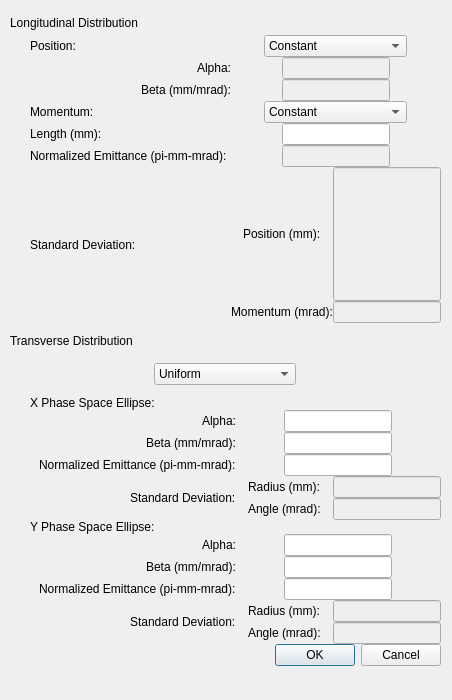
<?xml version="1.0" encoding="UTF-8"?>
<ui version="4.0">
 <class>Generate_Twiss</class>
 <widget class="QMainWindow" name="Generate_Twiss">
  <property name="geometry">
   <rect>
    <x>0</x>
    <y>0</y>
    <width>452</width>
    <height>700</height>
   </rect>
  </property>
  <property name="sizePolicy">
   <sizepolicy hsizetype="Fixed" vsizetype="Fixed">
    <horstretch>0</horstretch>
    <verstretch>0</verstretch>
   </sizepolicy>
  </property>
  <property name="windowTitle">
   <string>Generate Distribution: Enter Parameters</string>
  </property>
  <widget class="QWidget" name="centralwidget">
   <property name="sizePolicy">
    <sizepolicy hsizetype="Preferred" vsizetype="Minimum">
     <horstretch>0</horstretch>
     <verstretch>0</verstretch>
    </sizepolicy>
   </property>
   <widget class="QWidget" name="verticalLayoutWidget">
    <property name="geometry">
     <rect>
      <x>10</x>
      <y>10</y>
      <width>431</width>
      <height>656</height>
     </rect>
    </property>
    <layout class="QVBoxLayout" name="verticalLayout_3">
     <property name="spacing">
      <number>0</number>
     </property>
     <item>
      <widget class="QLabel" name="label">
       <property name="maximumSize">
        <size>
         <width>500</width>
         <height>25</height>
        </size>
       </property>
       <property name="text">
        <string>Longitudinal Distribution</string>
       </property>
      </widget>
     </item>
     <item>
      <layout class="QGridLayout" name="gridLayout">
       <property name="sizeConstraint">
        <enum>QLayout::SetMaximumSize</enum>
       </property>
       <item row="1" column="1" alignment="Qt::AlignRight">
        <widget class="QLabel" name="bl_label_7">
         <property name="text">
          <string>Alpha:</string>
         </property>
        </widget>
       </item>
       <item row="5" column="2" alignment="Qt::AlignHCenter">
        <widget class="QLineEdit" name="length"/>
       </item>
       <item row="0" column="1" alignment="Qt::AlignLeft|Qt::AlignVCenter">
        <widget class="QLabel" name="tl_label">
         <property name="text">
          <string>Position:</string>
         </property>
        </widget>
       </item>
       <item row="7" column="1" alignment="Qt::AlignLeft">
        <widget class="QLabel" name="label_2">
         <property name="text">
          <string>Normalized Emittance (pi-mm-mrad):</string>
         </property>
        </widget>
       </item>
       <item row="7" column="2" alignment="Qt::AlignHCenter">
        <widget class="QLineEdit" name="ze">
         <property name="enabled">
          <bool>false</bool>
         </property>
        </widget>
       </item>
       <item row="1" column="2" alignment="Qt::AlignHCenter">
        <widget class="QLineEdit" name="zpa">
         <property name="enabled">
          <bool>false</bool>
         </property>
        </widget>
       </item>
       <item row="3" column="1" alignment="Qt::AlignLeft">
        <widget class="QLabel" name="tr_label">
         <property name="text">
          <string>Momentum:</string>
         </property>
        </widget>
       </item>
       <item row="5" column="1" alignment="Qt::AlignLeft">
        <widget class="QLabel" name="bl_label">
         <property name="text">
          <string>Length (mm):</string>
         </property>
        </widget>
       </item>
       <item row="8" column="1" alignment="Qt::AlignLeft|Qt::AlignVCenter">
        <widget class="QLabel" name="label_3">
         <property name="text">
          <string>Standard Deviation:</string>
         </property>
        </widget>
       </item>
       <item row="0" column="2" alignment="Qt::AlignHCenter">
        <widget class="QComboBox" name="zpos">
         <property name="minimumSize">
          <size>
           <width>142</width>
           <height>0</height>
          </size>
         </property>
         <property name="maximumSize">
          <size>
           <width>176</width>
           <height>16777215</height>
          </size>
         </property>
         <item>
          <property name="text">
           <string>Constant</string>
          </property>
         </item>
         <item>
          <property name="text">
           <string>Uniform along length</string>
          </property>
         </item>
         <item>
          <property name="text">
           <string>Uniform on ellipse</string>
          </property>
         </item>
         <item>
          <property name="text">
           <string>Gaussian on ellipse</string>
          </property>
         </item>
         <item>
          <property name="text">
           <string>Waterbag</string>
          </property>
         </item>
         <item>
          <property name="text">
           <string>Parabolic</string>
          </property>
         </item>
        </widget>
       </item>
       <item row="3" column="2" alignment="Qt::AlignHCenter">
        <widget class="QComboBox" name="zmom">
         <property name="enabled">
          <bool>true</bool>
         </property>
         <property name="sizePolicy">
          <sizepolicy hsizetype="Preferred" vsizetype="Fixed">
           <horstretch>0</horstretch>
           <verstretch>0</verstretch>
          </sizepolicy>
         </property>
         <property name="minimumSize">
          <size>
           <width>142</width>
           <height>0</height>
          </size>
         </property>
         <property name="maximumSize">
          <size>
           <width>176</width>
           <height>16777215</height>
          </size>
         </property>
         <item>
          <property name="text">
           <string>Constant</string>
          </property>
         </item>
         <item>
          <property name="text">
           <string>Uniform along length</string>
          </property>
         </item>
         <item>
          <property name="text">
           <string>Uniform on ellipse</string>
          </property>
         </item>
         <item>
          <property name="text">
           <string>Gaussian on ellipse</string>
          </property>
         </item>
        </widget>
       </item>
       <item row="2" column="1" alignment="Qt::AlignRight">
        <widget class="QLabel" name="bl_label_8">
         <property name="text">
          <string>Beta (mm/mrad):</string>
         </property>
        </widget>
       </item>
       <item row="2" column="2" alignment="Qt::AlignHCenter">
        <widget class="QLineEdit" name="zpb">
         <property name="enabled">
          <bool>false</bool>
         </property>
        </widget>
       </item>
       <item row="2" column="0">
        <spacer name="horizontalSpacer">
         <property name="orientation">
          <enum>Qt::Horizontal</enum>
         </property>
         <property name="sizeType">
          <enum>QSizePolicy::Fixed</enum>
         </property>
         <property name="sizeHint" stdset="0">
          <size>
           <width>20</width>
           <height>20</height>
          </size>
         </property>
        </spacer>
       </item>
       <item row="8" column="2">
        <layout class="QGridLayout" name="gridLayout_3">
         <item row="0" column="0" alignment="Qt::AlignHCenter">
          <widget class="QLabel" name="label_8">
           <property name="text">
            <string>Position (mm):</string>
           </property>
          </widget>
         </item>
         <item row="1" column="0" alignment="Qt::AlignHCenter">
          <widget class="QLabel" name="label_9">
           <property name="text">
            <string>Momentum (mrad):</string>
           </property>
          </widget>
         </item>
         <item row="0" column="1" alignment="Qt::AlignRight">
          <widget class="QLineEdit" name="zpstddev">
           <property name="enabled">
            <bool>false</bool>
           </property>
           <property name="minimumSize">
            <size>
             <width>100</width>
             <height>0</height>
            </size>
           </property>
           <property name="maximumSize">
            <size>
             <width>134</width>
             <height>134</height>
            </size>
           </property>
          </widget>
         </item>
         <item row="1" column="1" alignment="Qt::AlignRight">
          <widget class="QLineEdit" name="zmstddev">
           <property name="enabled">
            <bool>false</bool>
           </property>
           <property name="minimumSize">
            <size>
             <width>100</width>
             <height>0</height>
            </size>
           </property>
           <property name="maximumSize">
            <size>
             <width>134</width>
             <height>16777215</height>
            </size>
           </property>
          </widget>
         </item>
        </layout>
       </item>
      </layout>
     </item>
     <item>
      <spacer name="verticalSpacer">
       <property name="orientation">
        <enum>Qt::Vertical</enum>
       </property>
       <property name="sizeType">
        <enum>QSizePolicy::Fixed</enum>
       </property>
       <property name="sizeHint" stdset="0">
        <size>
         <width>20</width>
         <height>5</height>
        </size>
       </property>
      </spacer>
     </item>
     <item>
      <widget class="QLabel" name="label_4">
       <property name="maximumSize">
        <size>
         <width>16777215</width>
         <height>25</height>
        </size>
       </property>
       <property name="text">
        <string>Transverse Distribution</string>
       </property>
      </widget>
     </item>
     <item>
      <layout class="QVBoxLayout" name="verticalLayout_2">
       <item alignment="Qt::AlignHCenter|Qt::AlignVCenter">
        <widget class="QComboBox" name="xydist">
         <property name="minimumSize">
          <size>
           <width>142</width>
           <height>0</height>
          </size>
         </property>
         <property name="maximumSize">
          <size>
           <width>176</width>
           <height>16777215</height>
          </size>
         </property>
         <item>
          <property name="text">
           <string>Uniform</string>
          </property>
         </item>
         <item>
          <property name="text">
           <string>Gaussian</string>
          </property>
         </item>
         <item>
          <property name="text">
           <string>Waterbag</string>
          </property>
         </item>
         <item>
          <property name="text">
           <string>Parabolic</string>
          </property>
         </item>
        </widget>
       </item>
       <item>
        <layout class="QGridLayout" name="gridLayout_2">
         <property name="sizeConstraint">
          <enum>QLayout::SetMinimumSize</enum>
         </property>
         <item row="5" column="1" alignment="Qt::AlignLeft">
          <widget class="QLabel" name="tr_label_2">
           <property name="text">
            <string>Y Phase Space Ellipse:</string>
           </property>
          </widget>
         </item>
         <item row="0" column="1" alignment="Qt::AlignLeft|Qt::AlignVCenter">
          <widget class="QLabel" name="tl_label_2">
           <property name="text">
            <string>X Phase Space Ellipse:</string>
           </property>
          </widget>
         </item>
         <item row="7" column="1" alignment="Qt::AlignRight">
          <widget class="QLabel" name="bl_label_3">
           <property name="text">
            <string>Beta (mm/mrad):</string>
           </property>
          </widget>
         </item>
         <item row="8" column="1" alignment="Qt::AlignRight">
          <widget class="QLabel" name="label_5">
           <property name="text">
            <string>Normalized Emittance (pi-mm-mrad):</string>
           </property>
          </widget>
         </item>
         <item row="6" column="2" alignment="Qt::AlignHCenter">
          <widget class="QLineEdit" name="ya">
           <property name="enabled">
            <bool>true</bool>
           </property>
          </widget>
         </item>
         <item row="6" column="1" alignment="Qt::AlignRight">
          <widget class="QLabel" name="bl_label_4">
           <property name="text">
            <string>Alpha:</string>
           </property>
          </widget>
         </item>
         <item row="9" column="1" alignment="Qt::AlignRight|Qt::AlignVCenter">
          <widget class="QLabel" name="label_6">
           <property name="text">
            <string>Standard Deviation:</string>
           </property>
          </widget>
         </item>
         <item row="3" column="2" alignment="Qt::AlignHCenter">
          <widget class="QLineEdit" name="xe">
           <property name="enabled">
            <bool>true</bool>
           </property>
          </widget>
         </item>
         <item row="1" column="1" alignment="Qt::AlignRight">
          <widget class="QLabel" name="bl_label_5">
           <property name="text">
            <string>Alpha:</string>
           </property>
          </widget>
         </item>
         <item row="3" column="1" alignment="Qt::AlignRight">
          <widget class="QLabel" name="label_7">
           <property name="text">
            <string>Normalized Emittance (pi-mm-mrad):</string>
           </property>
          </widget>
         </item>
         <item row="1" column="2" alignment="Qt::AlignHCenter">
          <widget class="QLineEdit" name="xa">
           <property name="enabled">
            <bool>true</bool>
           </property>
          </widget>
         </item>
         <item row="2" column="2" alignment="Qt::AlignHCenter">
          <widget class="QLineEdit" name="xb">
           <property name="enabled">
            <bool>true</bool>
           </property>
          </widget>
         </item>
         <item row="2" column="1" alignment="Qt::AlignRight">
          <widget class="QLabel" name="bl_label_6">
           <property name="text">
            <string>Beta (mm/mrad):</string>
           </property>
          </widget>
         </item>
         <item row="7" column="2" alignment="Qt::AlignHCenter">
          <widget class="QLineEdit" name="yb"/>
         </item>
         <item row="6" column="0" rowspan="2">
          <spacer name="horizontalSpacer_2">
           <property name="orientation">
            <enum>Qt::Horizontal</enum>
           </property>
           <property name="sizeType">
            <enum>QSizePolicy::Fixed</enum>
           </property>
           <property name="sizeHint" stdset="0">
            <size>
             <width>20</width>
             <height>20</height>
            </size>
           </property>
          </spacer>
         </item>
         <item row="8" column="2" alignment="Qt::AlignHCenter">
          <widget class="QLineEdit" name="ye"/>
         </item>
         <item row="4" column="1" alignment="Qt::AlignRight">
          <widget class="QLabel" name="label_12">
           <property name="text">
            <string>Standard Deviation:</string>
           </property>
          </widget>
         </item>
         <item row="4" column="2">
          <layout class="QGridLayout" name="gridLayout_4">
           <item row="0" column="0" alignment="Qt::AlignHCenter">
            <widget class="QLabel" name="label_11">
             <property name="text">
              <string>Radius (mm):</string>
             </property>
            </widget>
           </item>
           <item row="1" column="0" alignment="Qt::AlignHCenter">
            <widget class="QLabel" name="label_13">
             <property name="text">
              <string>Angle (mrad):</string>
             </property>
            </widget>
           </item>
           <item row="0" column="1" alignment="Qt::AlignRight">
            <widget class="QLineEdit" name="xstddev">
             <property name="enabled">
              <bool>false</bool>
             </property>
             <property name="minimumSize">
              <size>
               <width>100</width>
               <height>0</height>
              </size>
             </property>
             <property name="maximumSize">
              <size>
               <width>134</width>
               <height>16777215</height>
              </size>
             </property>
            </widget>
           </item>
           <item row="1" column="1" alignment="Qt::AlignRight">
            <widget class="QLineEdit" name="xpstddev">
             <property name="enabled">
              <bool>false</bool>
             </property>
             <property name="minimumSize">
              <size>
               <width>100</width>
               <height>0</height>
              </size>
             </property>
             <property name="maximumSize">
              <size>
               <width>134</width>
               <height>16777215</height>
              </size>
             </property>
            </widget>
           </item>
          </layout>
         </item>
         <item row="9" column="2">
          <layout class="QGridLayout" name="gridLayout_5">
           <item row="0" column="0" alignment="Qt::AlignHCenter">
            <widget class="QLabel" name="label_14">
             <property name="text">
              <string>Radius (mm):</string>
             </property>
            </widget>
           </item>
           <item row="1" column="0" alignment="Qt::AlignHCenter">
            <widget class="QLabel" name="label_15">
             <property name="text">
              <string>Angle (mrad):</string>
             </property>
            </widget>
           </item>
           <item row="0" column="1" alignment="Qt::AlignRight">
            <widget class="QLineEdit" name="ystddev">
             <property name="enabled">
              <bool>false</bool>
             </property>
             <property name="minimumSize">
              <size>
               <width>100</width>
               <height>0</height>
              </size>
             </property>
             <property name="maximumSize">
              <size>
               <width>134</width>
               <height>16777215</height>
              </size>
             </property>
            </widget>
           </item>
           <item row="1" column="1" alignment="Qt::AlignRight">
            <widget class="QLineEdit" name="ypstddev">
             <property name="enabled">
              <bool>false</bool>
             </property>
             <property name="minimumSize">
              <size>
               <width>100</width>
               <height>0</height>
              </size>
             </property>
             <property name="maximumSize">
              <size>
               <width>134</width>
               <height>16777215</height>
              </size>
             </property>
            </widget>
           </item>
          </layout>
         </item>
        </layout>
       </item>
      </layout>
     </item>
     <item>
      <widget class="QDialogButtonBox" name="buttonBox">
       <property name="standardButtons">
        <set>QDialogButtonBox::Cancel|QDialogButtonBox::Ok</set>
       </property>
      </widget>
     </item>
    </layout>
   </widget>
  </widget>
 </widget>
 <resources/>
 <connections/>
</ui>
